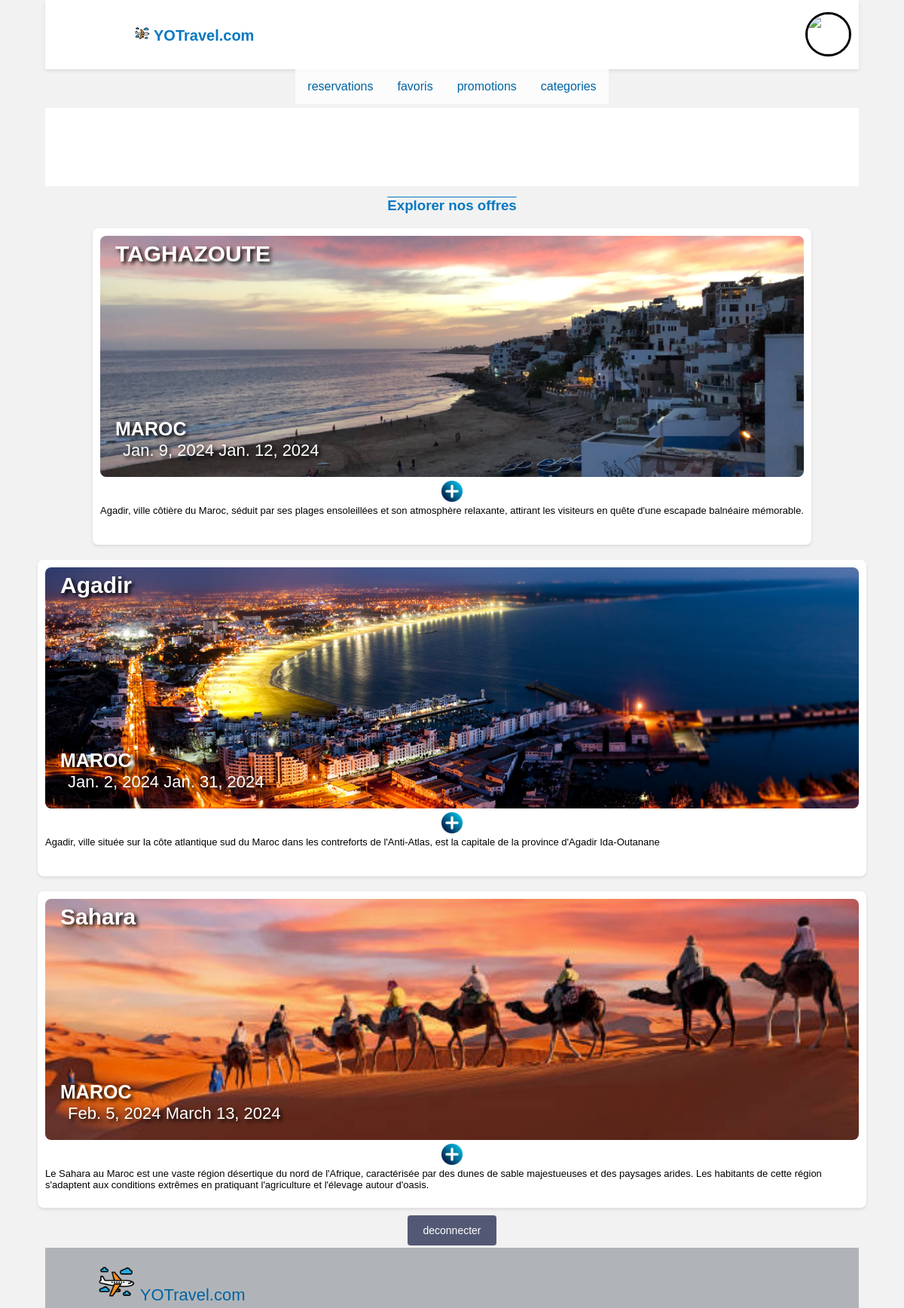
The page /categ/MAROC/ on the database its author committed.
### vacance/models.py (models this page shows, shortened)
class Voyage(models.Model):
	categories=[
		("H","HAJJ"),
		("O","OMRA"),
		("A","ASIE"),
		("T","TURQUIE"),
		("M","MAROC"),
	]
	categorie = models.CharField(max_length=1, choices=categories)
	titre = models.CharField(max_length=30)
	pays = models.CharField(max_length=30)
	ville = models.CharField(max_length=30)
	date_debut=models.DateField(null=True, blank=True)
	date_fin=models.DateField(null=True, blank=True)
	prix=models.FloatField()
	description=models.TextField()
	image_de_voyage = models.ImageField(upload_to='static/images/voyages/', null=True, blank=True)

### vacance/views.py (the view)
# urls.py: path('categ/<str:categorie_t>/', views.categ, name='categ'),
def categ(request, categorie_t):
    cate=categorie_t[0]
    promos = Promotion.objects.all()
    categories = Voyage.categories
    cats = [nom[1] for  nom in categories]
    voyages = Voyage.objects.filter(categorie=cate)
    context = {'voyages': voyages, 'promos': promos, 'cats': cats}
    return render(request, 'vacance/user/categories.html', context)

### vacance/models.py (called while the page is built)
	def __str__(self):
		return self.titre

### vacance/template/vacance/user/categories.html (shortened to what this page needs)
{% load static %}
<!DOCTYPE html>
<html lang="en">
<head>
  <link rel="stylesheet" href="{% static 'css/details.css' %}">
</head>
<body>
  <div class="header">
    <div class="logo" >
      <a href="{% url 'voyage' %}">
      <img id='ico'  src="{% static 'images/avion.png' %}"></a>
      YOTravel.com
  </div>
      <h4 id="nom">{{ user.first_name }}</h4><a href="{% url 'profile' %}">
      <img id="imgprof" src="{{ user.image_de_profil.url }}" alt="{{ user.first_name }}"></a>
  </div>
    <div class="Nav">
      <ul>
        <li class="dropdown">
          <a href="{% url 'reservations' %}" class="dropbtn">reservations</a>
        </li>        <li class="dropdown">
          <a href="{% url 'favoris' %}" class="dropbtn">favoris</a>
        </li>
        <li class="dropdown">
          <a href="javascript:void(0)" class="dropbtn">promotions</a>
        </li>
        <li class="dropdown">
          <a href="javascript:void(0)" class="dropbtn">categories</a>
        </li>
      </ul>
    </div>
     <div class="scrolling-container">
      <div class="scrolling-content">
      </div>
    </div>
 <H3 id="tit">Explorer nos offres </H3>
    <div class="main-container">
        {% for voyage in voyages %}
        <div class="travel-section">
            <div class="destination-card"><a href="{% url 'detail' voyage.id %}">
                <img src="{{ voyage.image_de_voyage.url }}" name='image' title="image_de_voyage"  alt="image_de_voyage"></a>
                <div id="icones">
                  <a href="{% url 'detail' voyage.id %}">
                   <img id='fav'  src="{% static 'images/ajouter.png' %}" title="details"  alt="ajouter au favoris"></a>
                 </div>
              <div class="details">
                <h3 class="titre">{{ voyage.titre }}</h3>
                <h4 class="price">{{ voyage.get_categorie_display }}</h4>
                <p class="date">{{ voyage.date_debut }}  {{ voyage.date_fin }} </p>
                <p class="description">{{ voyage.description }} </p>
            </div>
            </div>
        </div>
      </div>
    {% endfor %}
     <a href="{% url 'deconnexion' %}"><button id="dec" >deconnecter</button> </a>
      <div class="footer">
        <div class="foot" >
            <a href="{% url 'voyage' %}">
            <img id='icof'  src="{% static 'images/avion.png' %}"></a>
            YOTravel.com
        </div>
      </div>
  </body>
  </html>

### static/css/details.css (style rules this page uses)
body { font-family: 'Arial', sans-serif; background-color: #f2f2f2; margin: 0; display: flex; flex-direction: column; align-items: center; justify-content: center; width: 90%; margin-left: 5%; }
.header { display: flex; justify-content: space-between; align-items: center; width: 100%; padding-top: 16px; padding-bottom: 16px; background-color: #fff; box-shadow: 0 2px 4px rgba(0, 0, 0, 0.1); }
.logo { font-size: 20px; font-weight: bold; color: #0678C1; margin-left: 11%; }
.login-button, .signup-button ,button { background-color: #0678C1; color: #fff; border: none; padding: 12px 20px; cursor: pointer; font-size: 14px; margin-left: 16px; margin-right: 16px; border-radius: 4px; }
a { color: inherit; text-decoration: none; }
.main-container { flex: 1; display: flex; justify-content: center; align-items: center; flex-wrap: wrap; }
.travel-section { display: flex; justify-content: space-around; background-color: #fff; border-radius: 8px; overflow: hidden; box-shadow: 0 2px 4px rgba(0, 0, 0, 0.1); text-align: center; padding: 10px; margin-top: 10px; margin-bottom: 10px; width: 100%; height: 400px; }
.destination-card { width: 100%; }
#ico { max-height: 20px; }
.destination-card img { width: 100%; height: 80%; min-height: 79%; object-fit: cover; border-radius: 8px; }
.titre { position: absolute; margin-top: -350px; font-size:30px; margin-left: 20px; display:flex; text-shadow: 3px 3px 5px rgb(0, 0, 0); color:#ffffff; }
.price { position: absolute; font-size: 25px; color: #ffffff; display:table-column; margin-top: -115px; text-shadow: 3px 3px 5px rgb(0, 0, 0); margin-left: 20px; }
.date { position: absolute; font-size: 22px; color: #ffffff; display: flex; margin-top: -85px; text-shadow: 3px 3px 5px rgb(0, 0, 0); margin-left: 30px; }
.description { margin-top: -1px; text-align: left; font-size: small; }
.scrolling-container { width: 100%; overflow: hidden; background-color: #ffffff; margin-bottom: 5px; }
.scrolling-content { white-space: nowrap; display: inline-block; animation: scrollAnimation 25s linear infinite; }
.scrolling-content::before, .scrolling-content::after { content: attr(data-content); white-space: nowrap; display: inline-block; animation: inherit; }
.scrolling-content::before { margin-right: -100%; }
#tit { text-align:center; padding: 0%; margin-top:10px ; margin-bottom:-9px ; height: 40px; width: 95%; color:#0678C1; text-decoration:overline; }
#imgprof { border-radius: 100%; height:53px; width: 55px; border:solid #000000; margin-right:10px; margin-left:10px; }
.footer { position: flex ; bottom: 0; left: 0; height: 80px; width: 100%; margin-bottom: auto; background-color: #34404b59; color: white; align-items: center; }
.foot { margin-top: 20px; margin-left: 70px; color:#0064a2; font-size: 22px; }
#icof { width: 50px; height: 50px; }

### vacance/template/vacance/user/categories.html (style rules this page uses)
#dec { background-color: rgba(49, 56, 89, 0.825); margin-bottom: 3px; }
ul { list-style-type: none; margin: 0; padding: 0; overflow: hidden; color:#0064a2; background-color: #ffffffcf; }
li { float: left; }
li a, .dropbtn { display: inline-block; color: solid #0064a2; text-align: center; padding: 14px 16px; text-decoration: solid; }
li.dropdown { display: inline-block; }
.Nav { margin-top: 0px; margin-bottom: 5px; }
#ach,#fav { height: 30px; width: 30px; }

### rows shown on the page
Voyage: image_de_voyage (picture), titre "TAGHAZOUTE", categorie "MAROC", date_debut "Jan. 9, 2024", date_fin "Jan. 12, 2024", description "Agadir, ville côtière du Maroc, séduit par ses plages ensoleillées et son atmosphère relaxante, attirant les visiteurs en quête d'une escapade balnéaire mémorable."
Voyage: image_de_voyage (picture), titre "Agadir", categorie "MAROC", date_debut "Jan. 2, 2024", date_fin "Jan. 31, 2024", description "Agadir, ville située sur la côte atlantique sud du Maroc dans les contreforts de l'Anti-Atlas, est la capitale de la province d'Agadir Ida-Outanane"
Voyage: image_de_voyage (picture), titre "Sahara", categorie "MAROC", date_debut "Feb. 5, 2024", date_fin "March 13, 2024", description "Le Sahara au Maroc est une vaste région désertique du nord de l'Afrique, caractérisée par des dunes de sable majestueuses et des paysages arides. Les habitants de cette région s'adaptent aux conditions extrêmes en pratiquant l'agriculture et l'élevage autour d'oasis."
